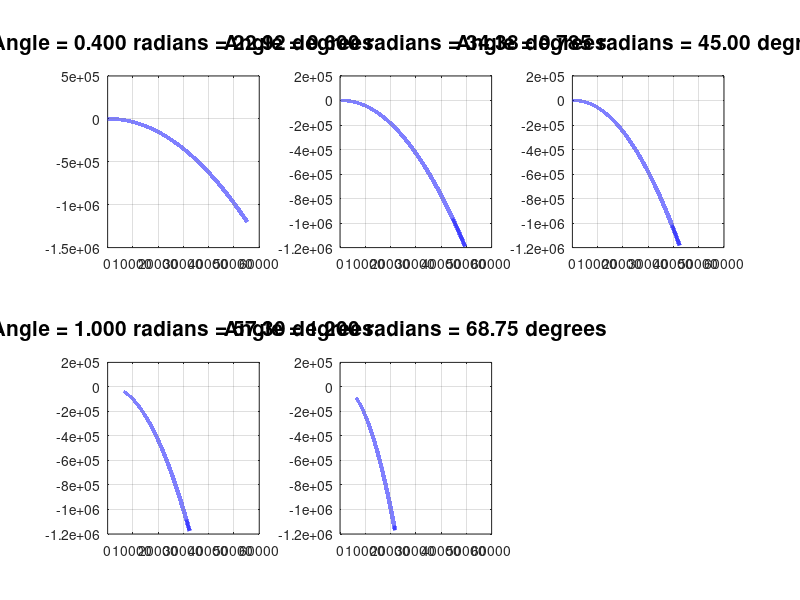

This chart was generated by the following MATLAB code:
clc;
clear all
workspace;
format compact;
format long g;
angle = [0.4, 0.6, pi/4, 1.0, 1.2];
V0 = 120;
g = -9.8;
t = 0 : .01 : 500;
Ax = 0;
Ay= g;
numberOfAngles = length(angle);
for k = 1 : numberOfAngles
	thisAngle = angle(k);
	xVelocity = V0 * cos(thisAngle);
	yVelocity = V0 * sin(thisAngle);
	x = xVelocity .* t + (1/2) * Ax .* t.^2;
	y = yVelocity .* t + (1/2) * Ay .* t.^2;
	subplot(2, 3, k);
	plot(x, y, 'b-', 'LIneWidth', 3);
	caption = sprintf('Angle = %.3f radians = %.2f degrees\n', ...
		thisAngle, thisAngle*180/pi);
	title(caption, 'FontSize', 15);
	grid on;
	xlim([0 6e4]);
end
% Enlarge figure to full screen.
set(gcf, 'units','normalized','outerposition',[0 0 1 1]);